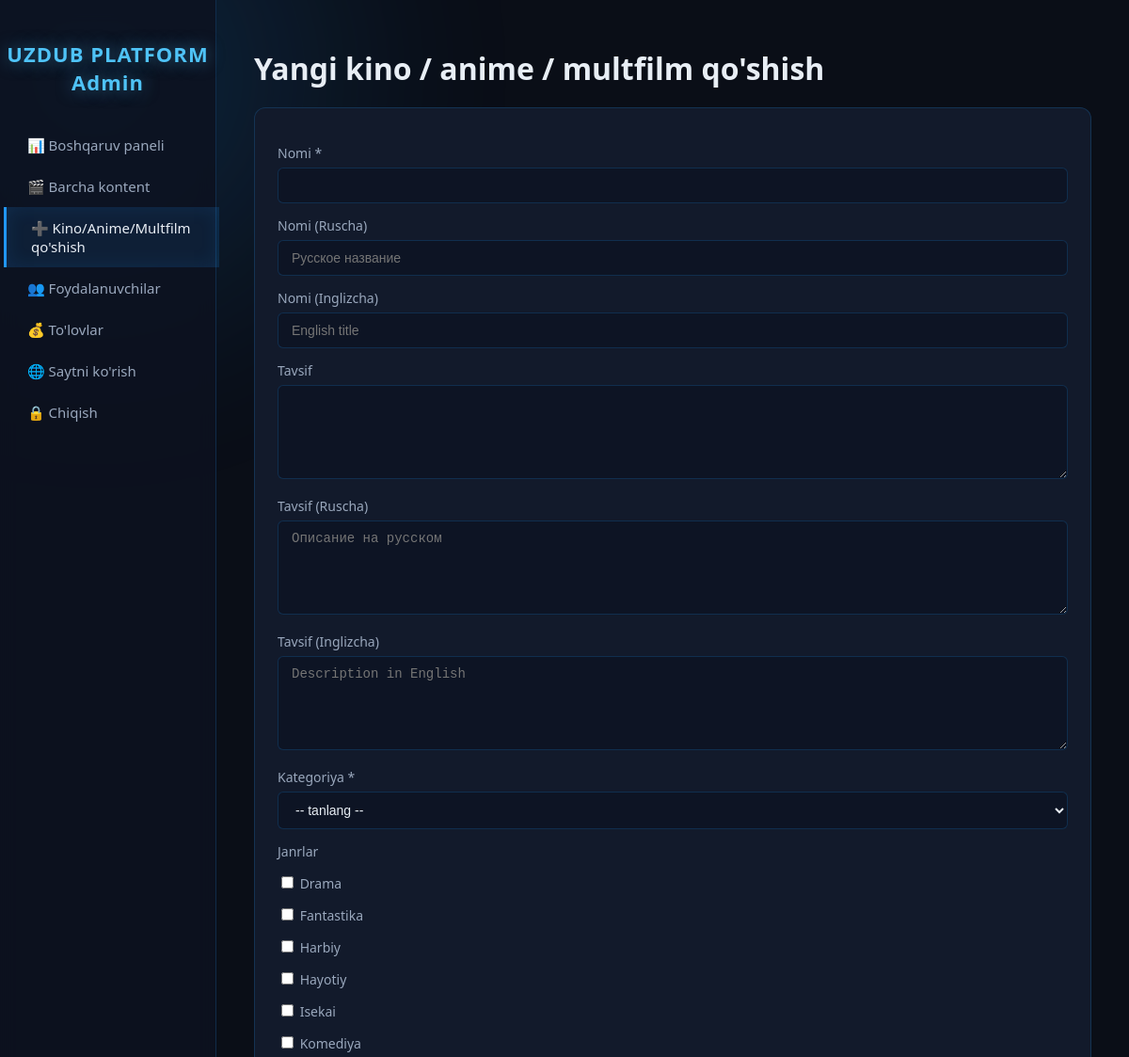
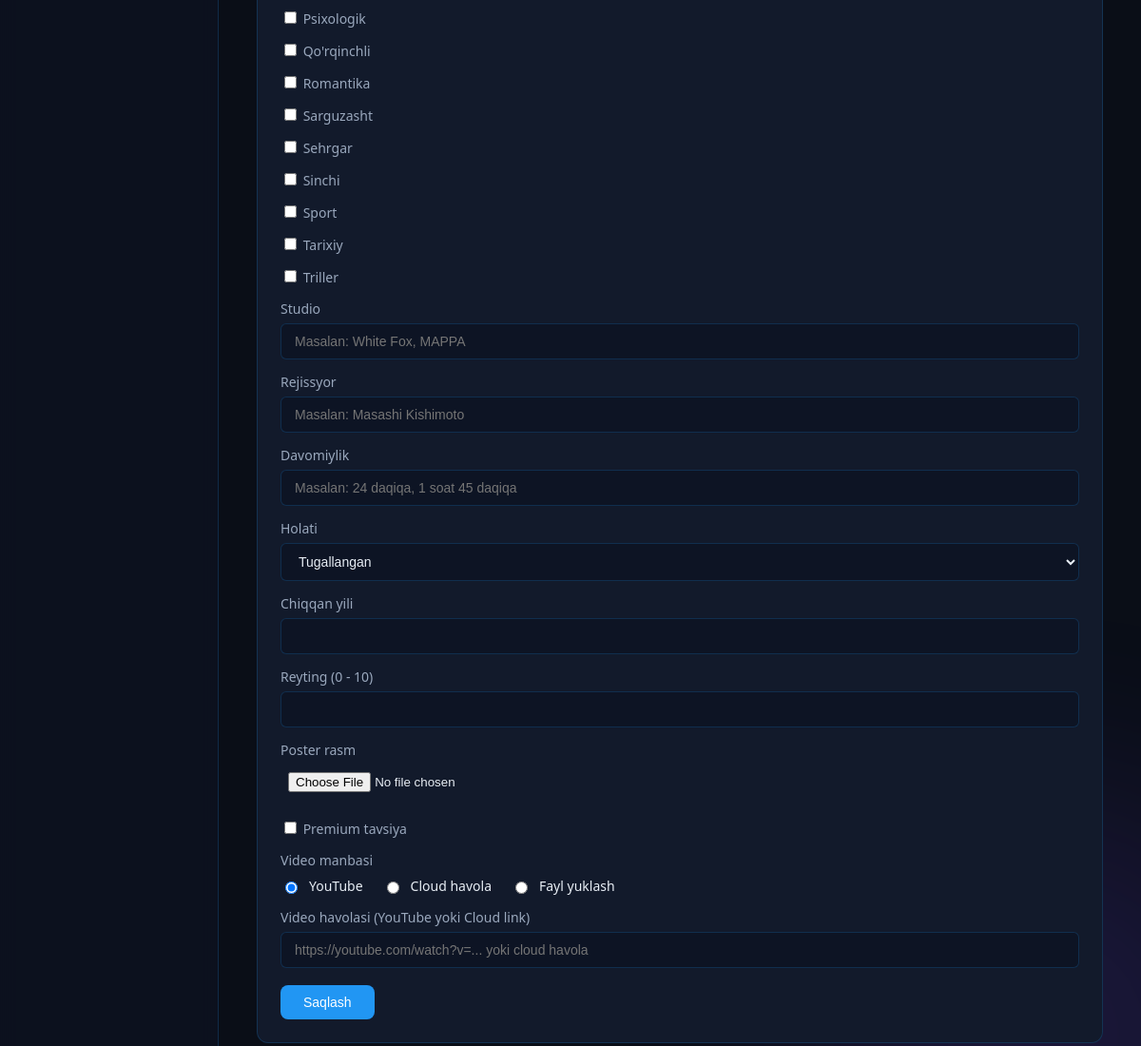
Screenshot of /admin/add_content.php (signed in) with the database file from the repository (2 pictures, top to bottom).
### tables this page shows
CREATE TABLE IF NOT EXISTS genres (
    id INT AUTO_INCREMENT PRIMARY KEY,
    name VARCHAR(50) NOT NULL UNIQUE,
    slug VARCHAR(50) NOT NULL UNIQUE,
    color VARCHAR(7) DEFAULT '#7c4dff'
);

### includes/functions.php (called while the page is built, shortened)
<?php
function e($str) {
    return htmlspecialchars($str ?? '', ENT_QUOTES, 'UTF-8');
}

### admin/add_content.php (the view, shortened to what this page needs)
<?php
include __DIR__ . '/includes/admin_header.php';
$genres = $pdo->query("SELECT * FROM genres ORDER BY name")->fetchAll();
?>
<h1>Yangi kino / anime / multfilm qo'shish</h1>
<div class="card-box">
<form method="post" enctype="multipart/form-data">
    <label>Nomi *</label>
    <input type="text" name="title" required>
    <label>Nomi (Ruscha)</label>
    <input type="text" name="title_ru" placeholder="Русское название">
    <label>Nomi (Inglizcha)</label>
    <input type="text" name="title_en" placeholder="English title">
    <label>Tavsif</label>
    <textarea name="description"></textarea>
    <label>Tavsif (Ruscha)</label>
    <textarea name="description_ru" placeholder="Описание на русском"></textarea>
    <label>Tavsif (Inglizcha)</label>
    <textarea name="description_en" placeholder="Description in English"></textarea>
    <label>Kategoriya *</label>
    <select name="category_id" required>
        <option value="">-- tanlang --</option>
    </select>
    <label>Janrlar</label>
    <div class="genre-pills">
        <?php foreach ($genres as $g): ?>
        <label class="genre-pill">
            <input type="checkbox" name="genres[]" value="<?php echo $g['id']; ?>"> <?php echo e($g['name']); ?>
        </label>
        <?php endforeach; ?>
    </div>
    <label>Studio</label>
    <input type="text" name="studio" placeholder="Masalan: White Fox, MAPPA">
    <label>Rejissyor</label>
    <input type="text" name="director" placeholder="Masalan: Masashi Kishimoto">
    <label>Davomiylik</label>
    <input type="text" name="duration" placeholder="Masalan: 24 daqiqa, 1 soat 45 daqiqa">
    <label>Holati</label>
    <select name="status">
        <option value="completed">Tugallangan</option>
    </select>
    <label>Chiqqan yili</label>
    <input type="number" name="release_year" min="1950" max="2100">
    <label>Reyting (0 - 10)</label>
    <input type="number" name="rating" step="0.1" min="0" max="10">
    <label>Poster rasm</label>
    <input type="file" name="poster" accept="image/*">
    <label style="margin-top:20px;">
        <input type="checkbox" name="is_premium" id="is_premium"> Premium tavsiya
    </label>
    <div id="single-video-block">
        <label>Video manbasi</label>
        <div class="radio-group">
            <label><input type="radio" name="video_type" value="youtube" checked> YouTube</label>
            <label><input type="radio" name="video_type" value="cloud"> Cloud havola</label>
            <label><input type="radio" name="video_type" value="file"> Fayl yuklash</label>
        </div>
        <div id="video_url_block">
            <label>Video havolasi (YouTube yoki Cloud link)</label>
            <input type="text" name="video_url" placeholder="https://youtube.com/watch?v=... yoki cloud havola">
        </div>
    </div>
    <button type="submit" class="btn">Saqlash</button>
</form>
</div>
<?php include __DIR__ . '/includes/admin_footer.php'; ?>

### admin/includes/admin_header.php (shortened to what this page needs)
<?php
require_once __DIR__ . '/../../includes/functions.php';
$current = basename($_SERVER['PHP_SELF']);
?>
<!DOCTYPE html>
<html lang="uz">
<head>
<link rel="stylesheet" href="css/admin.css">
</head>
<body>
<div class="admin-wrap">
    <aside class="sidebar">
        <h2>UZDUB PLATFORM Admin</h2>
        <a href="dashboard.php" class="<?php echo $current=='dashboard.php'?'active':''; ?>">&#128202; Boshqaruv paneli</a>
        <a href="list_content.php" class="<?php echo $current=='list_content.php'?'active':''; ?>">&#127916; Barcha kontent</a>
        <a href="add_content.php" class="<?php echo $current=='add_content.php'?'active':''; ?>">&#10133; Kino/Anime/Multfilm qo'shish</a>
        <a href="users.php" class="<?php echo $current=='users.php'?'active':''; ?>">&#128101; Foydalanuvchilar</a>
        <a href="payments.php" class="<?php echo $current=='payments.php'?'active':''; ?>">&#128176; To'lovlar
        </a>
        <a href="../index.php" target="_blank">&#127760; Saytni ko'rish</a>
        <a href="logout.php">&#128274; Chiqish</a>
    </aside>
    <main class="main-content">

### admin/includes/admin_footer.php
    </main>
</div>
</body>
</html>

### admin/css/admin.css (style rules this page uses)
:root { --bg-dark: #0a0e17; --blue-primary: #2196f3; --blue-glow: #4fc3f7; --card-bg: #121a2b; --text-light: #e8eef5; --text-muted: #9aa8bd; --border: rgba(33,150,243,0.2); }
* { box-sizing: border-box; }
body { background: var(--bg-dark); color: var(--text-light); font-family: 'Segoe UI', Arial, sans-serif; margin: 0; position: relative; overflow-x: hidden; }
body::before, body::after { content: ''; position: fixed; width: 480px; height: 480px; border-radius: 50%; filter: blur(120px); opacity: 0.16; z-index: 0; pointer-events: none; animation: adminOrbFloat 16s ease-in-out infinite alternate; }
body::before { background: var(--blue-primary); top: -160px; left: -140px; }
body::after { background: #7c4dff; bottom: -180px; right: -140px; animation-delay: -8s; }
.admin-wrap { display: flex; min-height: 100vh; position: relative; z-index: 1; }
.sidebar { width: 230px; background: rgba(13,18,32,0.85); backdrop-filter: blur(10px); border-right: 1px solid var(--border); padding: 24px 0; flex-shrink: 0; animation: adminSlideIn .5s ease both; }
.sidebar h2 { color: var(--blue-glow); text-align: center; margin-bottom: 30px; font-size: 22px; letter-spacing: 1px; text-shadow: 0 0 18px rgba(79,195,247,0.5); }
.sidebar a { display: block; padding: 12px 26px; color: var(--text-muted); text-decoration: none; font-size: 15px; border-left: 3px solid transparent; transition: all .2s ease; position: relative; }
.sidebar a:hover, .sidebar a.active { color: var(--text-light); background: rgba(33,150,243,0.1); border-left-color: var(--blue-primary); transform: translateX(4px); }
.sidebar a.active { box-shadow: inset 0 0 20px rgba(33,150,243,0.12); }
.main-content { flex: 1; padding: 30px 40px; position: relative; z-index: 1; animation: adminFadeUp .45s ease both; }
.main-content h1 { margin-bottom: 20px; }
.card-box { background: var(--card-bg); border: 1px solid var(--border); border-radius: 12px; padding: 24px; margin-bottom: 20px; transition: transform .25s ease, border-color .25s ease, box-shadow .25s ease; }
form label { display: block; margin: 14px 0 6px; font-size: 14px; color: var(--text-muted); }
form input[type=text], form input[type=number], form input[type=password], form input[type=url], form select, form textarea { width: 100%; padding: 10px 14px; background: #0d1424; border: 1px solid var(--border); border-radius: 6px; color: var(--text-light); font-size: 14px; outline: none; transition: border-color .2s ease, box-shadow .2s ease; }
form textarea { min-height: 100px; resize: vertical; }
form input[type=file] { padding: 8px; }
form input[type=radio] { width: auto; margin-right: 6px; }
.radio-group { display: flex; gap: 20px; align-items: center; margin-top: 8px; }
.radio-group label { display: flex; align-items: center; gap: 6px; margin: 0; color: var(--text-light); }
.btn { display: inline-block; padding: 10px 24px; background: var(--blue-primary); color: #fff; border: none; border-radius: 8px; cursor: pointer; text-decoration: none; font-size: 14px; margin-top: 18px; transition: transform .2s ease, box-shadow .2s ease, background .2s ease; }

### rows the page displays
genres: name "Drama"
genres: name "Fantastika"
genres: name "Harbiy"
genres: name "Hayotiy"
genres: name "Isekai"
genres: name "Komediya"
genres: name "Psixologik"
genres: name "Qo'rqinchli"
genres: name "Romantika"
genres: name "Sarguzasht"
genres: name "Sehrgar"
genres: name "Sinchi"
genres: name "Sport"
genres: name "Tarixiy"
genres: name "Triller"
